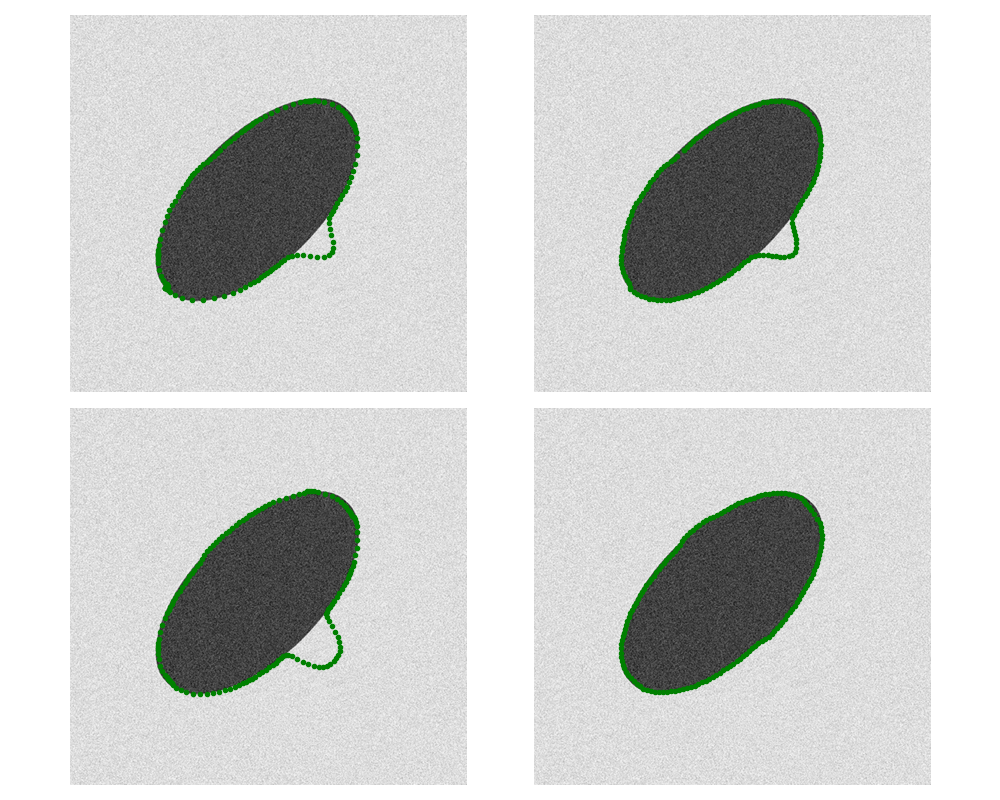

The script that saved this image:
import os
import sys
import numpy as np
import matplotlib.pyplot as plt
from skimage.io import imread
from scipy.io import loadmat
from libDIP.snakeMap4e import snakeMap4e
from libDIP.snakeForce4e import snakeForce4e
from libDIP.snakeIterate4e import snakeIterate4e
from libDIP.snakeReparam4e import snakeReparam4e
from libDIPUM.snake_display import snake_display
from libDIPUM.data_path import dip_data

# Parameters
Alpha = 0.5
Beta = 2.0
Gamma = 5.0
T = 0.001
Sig = 15
NSig = 3
NIter = 265

# Data
img_path = dip_data('noisy-elliptical-object.tif')
g = imread(img_path)

# Load initial snake
mat = loadmat('Figure112.mat')
xi = mat['xi'].squeeze()
yi = mat['yi'].squeeze()

# Edge map
emap = snakeMap4e(g, T, Sig, NSig, 'both')

# Snake force
FTx, FTy = snakeForce4e(emap, 'gradient')

# Normalize forces
mag = np.sqrt(FTx ** 2 + FTy ** 2)
FTx = FTx / (mag + 1e-10)
FTy = FTy / (mag + 1e-10)

# Without reparametrization
x1 = xi.copy()
y1 = yi.copy()
for _ in range(NIter):
    x1, y1 = snakeIterate4e(Alpha, Beta, Gamma, x1, y1, 1, FTx, FTy)

# Reparametrization after last iteration
x2 = xi.copy()
y2 = yi.copy()
for _ in range(NIter):
    x2, y2 = snakeIterate4e(Alpha, Beta, Gamma, x2, y2, 1, FTx, FTy)
x2, y2 = snakeReparam4e(x2, y2)

# Reparametrization every ten iterations
x3 = xi.copy()
y3 = yi.copy()
for i in range(1, NIter + 1):
    x3, y3 = snakeIterate4e(Alpha, Beta, Gamma, x3, y3, 1, FTx, FTy)
    if i % 10 == 0:
        x3, y3 = snakeReparam4e(x3, y3)

# Reparametrization every iteration
x4 = xi.copy()
y4 = yi.copy()
for _ in range(NIter):
    x4, y4 = snakeIterate4e(Alpha, Beta, Gamma, x4, y4, 1, FTx, FTy)
    x4, y4 = snakeReparam4e(x4, y4)

# Display
fig, axes = plt.subplots(2, 2, figsize=(10, 8))

axes[0, 0].imshow(g, cmap='gray')
axes[0, 0].axis('off')
plt.sca(axes[0, 0])
snake_display(x1, y1, 'g.')

axes[0, 1].imshow(g, cmap='gray')
axes[0, 1].axis('off')
plt.sca(axes[0, 1])
snake_display(x2, y2, 'g.')

axes[1, 0].imshow(g, cmap='gray')
axes[1, 0].axis('off')
plt.sca(axes[1, 0])
snake_display(x3, y3, 'g.')

axes[1, 1].imshow(g, cmap='gray')
axes[1, 1].axis('off')
plt.sca(axes[1, 1])
snake_display(x4, y4, 'g.')

plt.tight_layout()
plt.savefig('Figure116.png')
plt.show()
